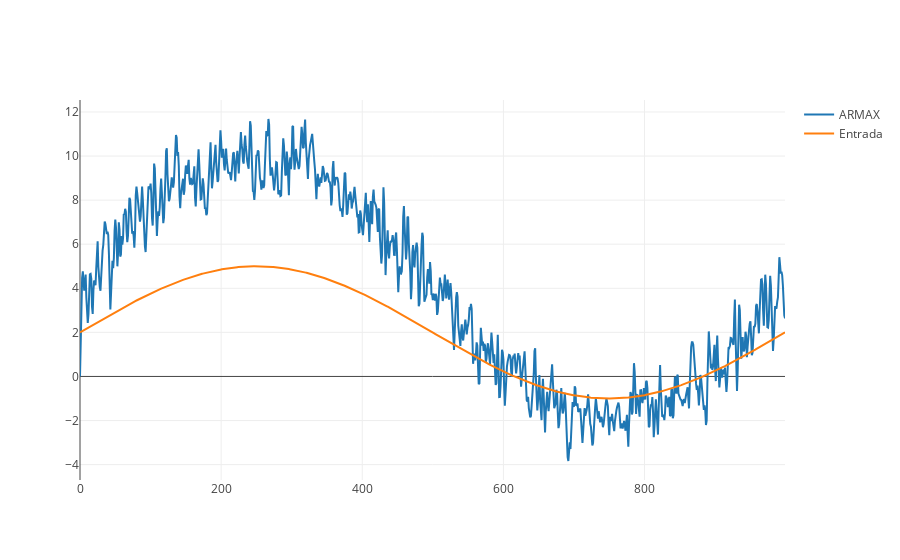

Notebook source saved alongside this figure:
### Code cell
trace1 = go.Scatter(
    y = X.T[0],
    x = np.arange(nobs),
    name = 'ARMAX'
)


trace3 = go.Scatter(
    y = u1,
    x = np.arange(nobs),
    name = 'Entrada'
)

data = [trace1, trace3]
py.iplot(data, filename='ARMAX')

### Figure 1 — Plotly figure (JSON) as saved in the notebook; plotly's stock layout.template omitted (floating-point values rounded to 4 significant figures; data arrays with more than 128 entries replaced by an {"elided": "..."} marker saying what was removed)
{"data": [{"name": "ARMAX", "type": "scatter", "x": {"elided": "1000 int values"}, "y": {"elided": "1000 float values"}}, {"name": "Entrada", "type": "scatter", "x": {"elided": "1000 int values"}, "y": {"elided": "1000 float values"}}], "layout": {"autosize": true, "xaxis": {"autorange": true, "range": [0, 999], "type": "linear"}, "yaxis": {"autorange": true, "range": [-4.698, 12.54], "type": "linear"}}}
